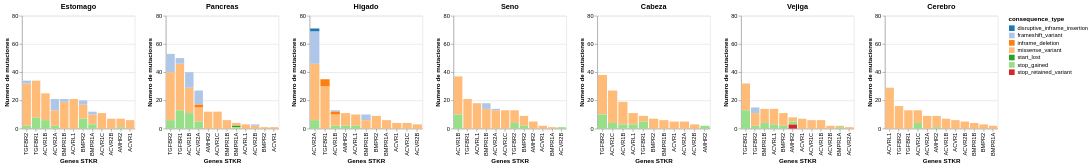

The notebook cell this image was saved under:
### Code cell
mostrar_graficos_grupo('Grupo 2')
